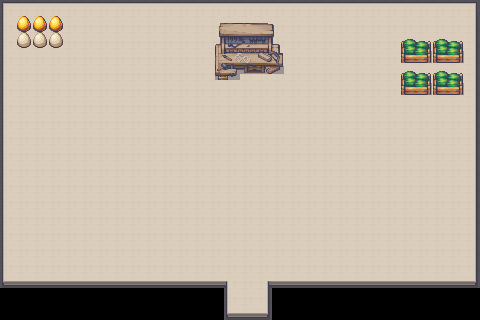

This game map was drawn from its Tiled (.tmx) file and the tilesets committed beside it. A one-line description and the trimmed map source follow:
An orthogonal 30x20 tile map with 16x16 px tiles, 3 tile layers (Background, Road, Prop), 3 tilesets and 6 objects (4x NPC, 2x Transaction).

<map version="1.10" tiledversion="1.12.2" class="MapMeta" orientation="orthogonal" renderorder="right-down" width="30" height="20" tilewidth="16" tileheight="16" infinite="0" nextlayerid="5" nextobjectid="8">
 <properties>
  <property name="mapId" value="ac57455f-8917-5ef1-ae25-286d080691eb" />
  <property name="mapName" value="NG总坛" />
  <property name="parentMap" value="44ebb310-6990-5d82-bc23-623343b9acca" />
  <property name="region" value="NG神教" />
  <property name="type" propertytype="MapType" value="inDoor" />
 </properties>
 <tileset firstgid="1" source="../../../tilesets/Game_Maker_Studio_Autotiles_16x16.tsx" />
 <tileset firstgid="1249" source="../../../tilesets/3_Props_and_Buildings_16x16.tsx" />
 <tileset firstgid="5729" source="../../../tilesets/4_Crops_16x16.tsx" />
 <layer id="1" name="Background" width="30" height="20">
  <data>[600 cells, 546 non-empty, 11 distinct tile ids]</data>
 </layer>
 <layer id="2" name="Road" width="30" height="20">
  <data>[600 cells, 509 non-empty, 11 distinct tile ids]</data>
 </layer>
 <layer id="3" name="Prop" width="30" height="20">
  <data>[600 cells, 42 non-empty, 26 distinct tile ids]</data>
 </layer>
 <objectgroup id="4" name="Interactive">
  <object id="1" name="Lucian" type="NPC" x="22.917" y="204.616">
   <properties>
    <property name="npcId" value="4dd9d221-051e-5200-b8ef-de60a7f182bf" />
   </properties>
   <point />
  </object>
  <object id="3" name="雪狼" type="NPC" x="231.625" y="136.684">
   <properties>
    <property name="npcId" value="21e05288-a075-5137-85e8-a6c4c115be87" />
   </properties>
   <point />
  </object>
  <object id="4" name="褪色" type="NPC" x="423.146" y="130.136">
   <properties>
    <property name="npcId" value="ca88e5c9-3740-5fe4-9020-63ac54c6316d" />
   </properties>
   <point />
  </object>
  <object id="5" name="青格勒" type="NPC" x="341.3" y="215.256">
   <properties>
    <property name="npcId" value="b1c244d0-c1d6-5f0b-bea0-bdf3db8e46e6" />
   </properties>
   <point />
  </object>
  <object id="6" type="Transaction" x="240" y="288" width="16" height="16">
   <properties>
    <property name="from" value="44ebb310-6990-5d82-bc23-623343b9acca" />
    <property name="to" value="ac57455f-8917-5ef1-ae25-286d080691eb" />
   </properties>
  </object>
  <object id="7" type="Transaction" x="224" y="304" width="48" height="16">
   <properties>
    <property name="from" value="ac57455f-8917-5ef1-ae25-286d080691eb" />
    <property name="to" value="44ebb310-6990-5d82-bc23-623343b9acca" />
   </properties>
  </object>
 </objectgroup>
</map>
